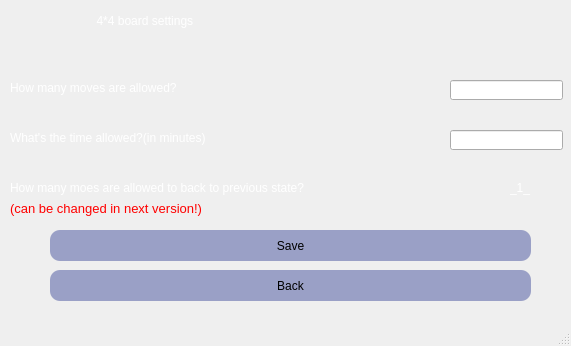
<?xml version="1.0" encoding="UTF-8"?>
<ui version="4.0">
 <class>four</class>
 <widget class="QMainWindow" name="four">
  <property name="geometry">
   <rect>
    <x>0</x>
    <y>0</y>
    <width>571</width>
    <height>346</height>
   </rect>
  </property>
  <property name="windowTitle">
   <string>MainWindow</string>
  </property>
  <property name="styleSheet">
   <string notr="true">background-color: #0a0e1a;

QLabel
{
   font: 17pt &quot;Cooper Black&quot;;
   color : rgb(255, 255, 255);
}

QPushButton
{
font: 11pt &quot;Calibri Light&quot;;
background-color : #9aa0c6;
color : rgb(0, 0, 0);
padding : 5px;
border-radius : 10px;
}
QPushButton:hover
{
color : rgb(0, 0, 0);
background-color:rgb(255,255,255);

}

QLineEdit
{
	font: 19pt &quot;MV Boli&quot;;
}
Lable
{
   font: 40pt &quot;Viner Hand ITC&quot;;
}
</string>
  </property>
  <widget class="QWidget" name="centralwidget">
   <widget class="QLineEdit" name="move">
    <property name="geometry">
     <rect>
      <x>450</x>
      <y>80</y>
      <width>113</width>
      <height>20</height>
     </rect>
    </property>
    <property name="styleSheet">
     <string notr="true">
color : rgb(255, 255, 255);
font: 19pt &quot;MV Boli&quot;;</string>
    </property>
   </widget>
   <widget class="QLineEdit" name="time">
    <property name="geometry">
     <rect>
      <x>450</x>
      <y>130</y>
      <width>113</width>
      <height>20</height>
     </rect>
    </property>
    <property name="styleSheet">
     <string notr="true">
color : rgb(255, 255, 255);
font: 19pt &quot;MV Boli&quot;;</string>
    </property>
   </widget>
   <widget class="QLabel" name="label">
    <property name="geometry">
     <rect>
      <x>10</x>
      <y>0</y>
      <width>551</width>
      <height>41</height>
     </rect>
    </property>
    <property name="styleSheet">
     <string notr="true">
font: 17pt &quot;Cooper Black&quot;;
color : rgb(255, 255, 255);</string>
    </property>
    <property name="text">
     <string>                          4*4 board settings</string>
    </property>
   </widget>
   <widget class="QLabel" name="label_2">
    <property name="geometry">
     <rect>
      <x>10</x>
      <y>80</y>
      <width>325</width>
      <height>16</height>
     </rect>
    </property>
    <property name="styleSheet">
     <string notr="true">
font: 13pt &quot;Cooper Black&quot;;
color : rgb(255, 255, 255);</string>
    </property>
    <property name="text">
     <string>How many moves are allowed?</string>
    </property>
   </widget>
   <widget class="QLabel" name="label_3">
    <property name="geometry">
     <rect>
      <x>10</x>
      <y>130</y>
      <width>325</width>
      <height>16</height>
     </rect>
    </property>
    <property name="styleSheet">
     <string notr="true">
font: 13pt &quot;Cooper Black&quot;;
color : rgb(255, 255, 255);</string>
    </property>
    <property name="text">
     <string>What's the time allowed?(in minutes)</string>
    </property>
   </widget>
   <widget class="QLabel" name="label_4">
    <property name="geometry">
     <rect>
      <x>10</x>
      <y>180</y>
      <width>481</width>
      <height>16</height>
     </rect>
    </property>
    <property name="styleSheet">
     <string notr="true">
font: 13pt &quot;Cooper Black&quot;;
color : rgb(255, 255, 255);</string>
    </property>
    <property name="text">
     <string>How many moes are allowed to back to previous state?</string>
    </property>
   </widget>
   <widget class="QLabel" name="label_5">
    <property name="geometry">
     <rect>
      <x>10</x>
      <y>200</y>
      <width>325</width>
      <height>16</height>
     </rect>
    </property>
    <property name="styleSheet">
     <string notr="true">font: 10pt;
color: rgb(255, 0, 0);
</string>
    </property>
    <property name="text">
     <string>(can be changed in next version!)</string>
    </property>
   </widget>
   <widget class="QLabel" name="label_6">
    <property name="geometry">
     <rect>
      <x>510</x>
      <y>180</y>
      <width>47</width>
      <height>16</height>
     </rect>
    </property>
    <property name="styleSheet">
     <string notr="true">
font: 13pt &quot;Cooper Black&quot;;
color : rgb(255, 255, 255);</string>
    </property>
    <property name="text">
     <string>_1_</string>
    </property>
   </widget>
   <widget class="QPushButton" name="save">
    <property name="geometry">
     <rect>
      <x>50</x>
      <y>230</y>
      <width>481</width>
      <height>31</height>
     </rect>
    </property>
    <property name="styleSheet">
     <string notr="true">QPushButton
{
font: 11pt &quot;Calibri Light&quot;;
background-color : #9aa0c6;
color : rgb(0, 0, 0);
padding : 5px;
border-radius : 10px;
}
QPushButton:hover
{
color : rgb(0, 0, 0);
background-color:rgb(255,255,255);

}
</string>
    </property>
    <property name="text">
     <string>Save</string>
    </property>
   </widget>
   <widget class="QPushButton" name="back">
    <property name="geometry">
     <rect>
      <x>50</x>
      <y>270</y>
      <width>481</width>
      <height>31</height>
     </rect>
    </property>
    <property name="styleSheet">
     <string notr="true">QPushButton
{
font: 11pt &quot;Calibri Light&quot;;
background-color : #9aa0c6;
color : rgb(0, 0, 0);
padding : 5px;
border-radius : 10px;
}
QPushButton:hover
{
color : rgb(0, 0, 0);
background-color:rgb(255,255,255);

}
</string>
    </property>
    <property name="text">
     <string>Back</string>
    </property>
   </widget>
   <widget class="QLabel" name="invalid_label">
    <property name="geometry">
     <rect>
      <x>290</x>
      <y>50</y>
      <width>271</width>
      <height>16</height>
     </rect>
    </property>
    <property name="styleSheet">
     <string notr="true">font: 10pt;
color: rgb(255, 0, 0);
</string>
    </property>
    <property name="text">
     <string/>
    </property>
   </widget>
  </widget>
  <widget class="QMenuBar" name="menubar">
   <property name="geometry">
    <rect>
     <x>0</x>
     <y>0</y>
     <width>571</width>
     <height>21</height>
    </rect>
   </property>
  </widget>
  <widget class="QStatusBar" name="statusbar"/>
 </widget>
 <resources/>
 <connections/>
</ui>
